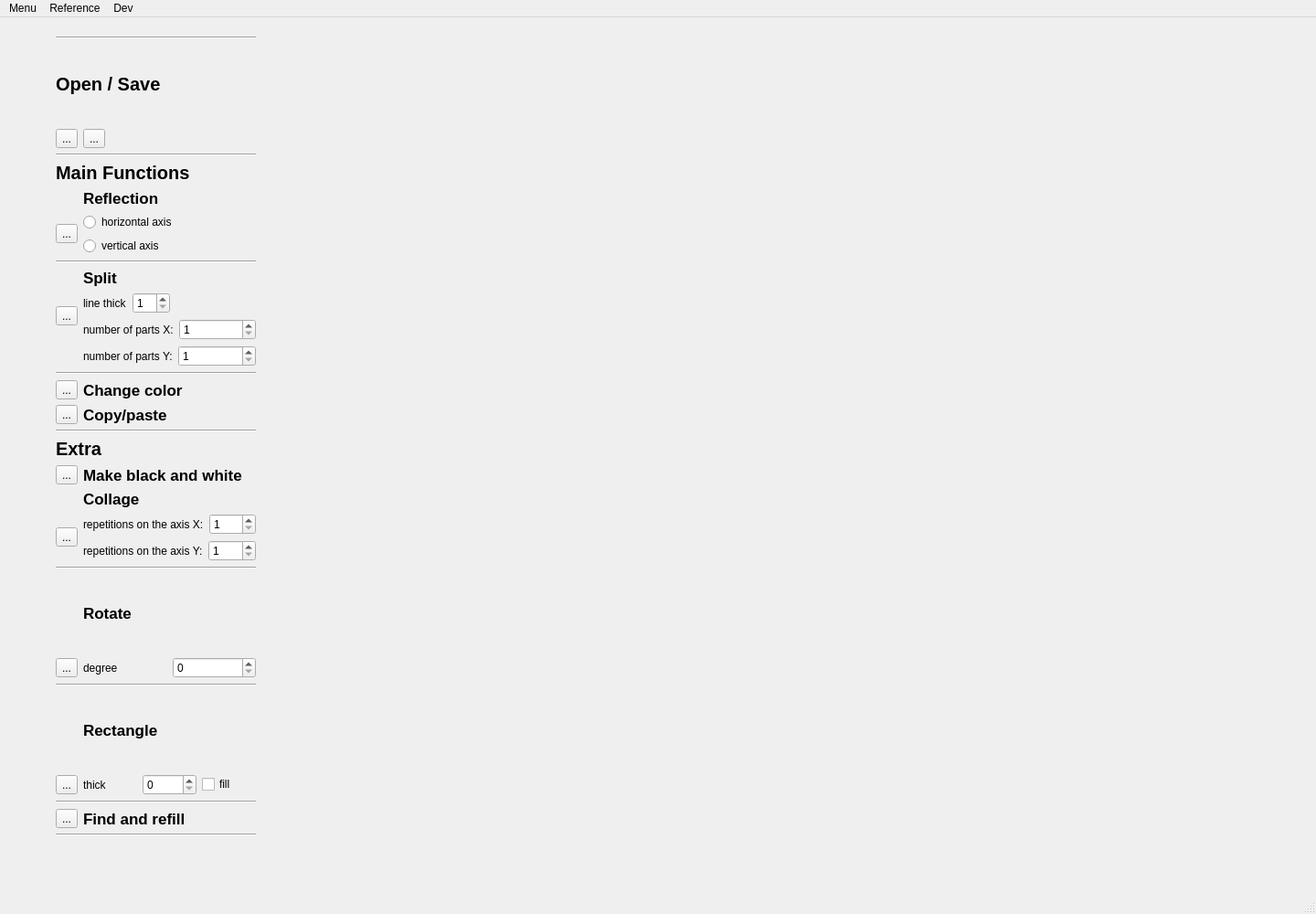
<?xml version="1.0" encoding="UTF-8"?>
<ui version="4.0">
 <class>MainWindow</class>
 <widget class="QMainWindow" name="MainWindow">
  <property name="geometry">
   <rect>
    <x>0</x>
    <y>0</y>
    <width>1440</width>
    <height>1000</height>
   </rect>
  </property>
  <property name="minimumSize">
   <size>
    <width>1440</width>
    <height>1000</height>
   </size>
  </property>
  <property name="maximumSize">
   <size>
    <width>1440</width>
    <height>1000</height>
   </size>
  </property>
  <property name="windowTitle">
   <string>MainWindow</string>
  </property>
  <property name="autoFillBackground">
   <bool>false</bool>
  </property>
  <widget class="QWidget" name="CustomGraphicsItemVew">
   <widget class="QWidget" name="gridLayoutWidget">
    <property name="geometry">
     <rect>
      <x>340</x>
      <y>10</y>
      <width>1091</width>
      <height>821</height>
     </rect>
    </property>
    <layout class="QGridLayout" name="gridLayout"/>
   </widget>
   <widget class="QWidget" name="layoutWidget">
    <property name="geometry">
     <rect>
      <x>50</x>
      <y>10</y>
      <width>241</width>
      <height>897</height>
     </rect>
    </property>
    <layout class="QVBoxLayout" name="verticalLayout">
     <item>
      <widget class="Line" name="line_5">
       <property name="orientation">
        <enum>Qt::Horizontal</enum>
       </property>
      </widget>
     </item>
     <item>
      <layout class="QGridLayout" name="OpenSave">
       <item row="3" column="1">
        <widget class="QToolButton" name="butSave">
         <property name="cursor">
          <cursorShape>PointingHandCursor</cursorShape>
         </property>
         <property name="text">
          <string>...</string>
         </property>
         <property name="icon">
          <iconset resource="icons.qrc">
           <normaloff>:/img/icons/save.png</normaloff>:/img/icons/save.png</iconset>
         </property>
         <property name="iconSize">
          <size>
           <width>35</width>
           <height>35</height>
          </size>
         </property>
        </widget>
       </item>
       <item row="1" column="0" colspan="3">
        <widget class="QLabel" name="OpenAndSave">
         <property name="font">
          <font>
           <pointsize>15</pointsize>
           <weight>75</weight>
           <bold>true</bold>
          </font>
         </property>
         <property name="text">
          <string>Open / Save</string>
         </property>
        </widget>
       </item>
       <item row="3" column="0">
        <widget class="QToolButton" name="butOpen">
         <property name="cursor">
          <cursorShape>PointingHandCursor</cursorShape>
         </property>
         <property name="styleSheet">
          <string notr="true"/>
         </property>
         <property name="text">
          <string>...</string>
         </property>
         <property name="icon">
          <iconset resource="icons.qrc">
           <normaloff>:/img/icons/open_folder.png</normaloff>:/img/icons/open_folder.png</iconset>
         </property>
         <property name="iconSize">
          <size>
           <width>35</width>
           <height>35</height>
          </size>
         </property>
        </widget>
       </item>
      </layout>
     </item>
     <item>
      <widget class="Line" name="line">
       <property name="orientation">
        <enum>Qt::Horizontal</enum>
       </property>
      </widget>
     </item>
     <item>
      <layout class="QGridLayout" name="MainFunctions">
       <item row="0" column="0">
        <widget class="QLabel" name="MainLabel">
         <property name="font">
          <font>
           <pointsize>15</pointsize>
           <weight>75</weight>
           <bold>true</bold>
          </font>
         </property>
         <property name="layoutDirection">
          <enum>Qt::LeftToRight</enum>
         </property>
         <property name="autoFillBackground">
          <bool>true</bool>
         </property>
         <property name="text">
          <string>Main Functions</string>
         </property>
        </widget>
       </item>
       <item row="4" column="0">
        <widget class="Line" name="line_7">
         <property name="orientation">
          <enum>Qt::Horizontal</enum>
         </property>
        </widget>
       </item>
       <item row="3" column="0">
        <layout class="QGridLayout" name="SplitLayout">
         <item row="3" column="1" colspan="2">
          <layout class="QHBoxLayout" name="YPartsLayout">
           <item>
            <widget class="QLabel" name="numPartY">
             <property name="text">
              <string>number of parts Y:</string>
             </property>
            </widget>
           </item>
           <item>
            <widget class="QSpinBox" name="numPartYCount">
             <property name="minimum">
              <number>1</number>
             </property>
             <property name="maximum">
              <number>8</number>
             </property>
            </widget>
           </item>
          </layout>
         </item>
         <item row="1" column="0" rowspan="2">
          <widget class="QToolButton" name="butSplit">
           <property name="cursor">
            <cursorShape>PointingHandCursor</cursorShape>
           </property>
           <property name="text">
            <string>...</string>
           </property>
           <property name="icon">
            <iconset resource="icons.qrc">
             <normaloff>:/img/icons/split.png</normaloff>:/img/icons/split.png</iconset>
           </property>
           <property name="iconSize">
            <size>
             <width>35</width>
             <height>35</height>
            </size>
           </property>
          </widget>
         </item>
         <item row="1" column="1">
          <layout class="QHBoxLayout" name="lineThickhgroup">
           <item>
            <widget class="QLabel" name="lineThick">
             <property name="text">
              <string>line thick</string>
             </property>
            </widget>
           </item>
           <item>
            <widget class="QSpinBox" name="lineThickCount">
             <property name="minimum">
              <number>1</number>
             </property>
             <property name="maximum">
              <number>10</number>
             </property>
            </widget>
           </item>
          </layout>
         </item>
         <item row="0" column="1">
          <widget class="QLabel" name="splitLabel">
           <property name="font">
            <font>
             <pointsize>13</pointsize>
             <weight>75</weight>
             <bold>true</bold>
            </font>
           </property>
           <property name="text">
            <string>Split</string>
           </property>
          </widget>
         </item>
         <item row="2" column="1" colspan="2">
          <layout class="QHBoxLayout" name="XPartsLayout">
           <item>
            <widget class="QLabel" name="numPartX">
             <property name="text">
              <string>number of parts X:</string>
             </property>
            </widget>
           </item>
           <item>
            <widget class="QSpinBox" name="numPartXCount">
             <property name="minimum">
              <number>1</number>
             </property>
             <property name="maximum">
              <number>8</number>
             </property>
            </widget>
           </item>
          </layout>
         </item>
        </layout>
       </item>
       <item row="5" column="0">
        <layout class="QGridLayout" name="changeColorLayout">
         <item row="0" column="0">
          <widget class="QToolButton" name="butChange">
           <property name="cursor">
            <cursorShape>PointingHandCursor</cursorShape>
           </property>
           <property name="text">
            <string>...</string>
           </property>
           <property name="icon">
            <iconset resource="icons.qrc">
             <normaloff>:/img/icons/change.png</normaloff>:/img/icons/change.png</iconset>
           </property>
           <property name="iconSize">
            <size>
             <width>35</width>
             <height>35</height>
            </size>
           </property>
          </widget>
         </item>
         <item row="0" column="1">
          <widget class="QLabel" name="colorChange">
           <property name="font">
            <font>
             <pointsize>13</pointsize>
             <weight>75</weight>
             <bold>true</bold>
            </font>
           </property>
           <property name="styleSheet">
            <string notr="true"/>
           </property>
           <property name="text">
            <string>Change color</string>
           </property>
          </widget>
         </item>
        </layout>
       </item>
       <item row="2" column="0">
        <widget class="Line" name="line_2">
         <property name="orientation">
          <enum>Qt::Horizontal</enum>
         </property>
        </widget>
       </item>
       <item row="6" column="0">
        <layout class="QGridLayout" name="copyPasteLayout">
         <item row="0" column="0">
          <widget class="QToolButton" name="butCopy">
           <property name="cursor">
            <cursorShape>PointingHandCursor</cursorShape>
           </property>
           <property name="text">
            <string>...</string>
           </property>
           <property name="icon">
            <iconset resource="icons.qrc">
             <normaloff>:/img/icons/copy.png</normaloff>:/img/icons/copy.png</iconset>
           </property>
           <property name="iconSize">
            <size>
             <width>35</width>
             <height>35</height>
            </size>
           </property>
          </widget>
         </item>
         <item row="0" column="1">
          <widget class="QLabel" name="label">
           <property name="font">
            <font>
             <pointsize>13</pointsize>
             <weight>75</weight>
             <bold>true</bold>
            </font>
           </property>
           <property name="text">
            <string>Copy/paste</string>
           </property>
          </widget>
         </item>
        </layout>
       </item>
       <item row="1" column="0">
        <layout class="QGridLayout" name="reflectionLayout">
         <item row="2" column="1">
          <widget class="QRadioButton" name="verAx">
           <property name="text">
            <string>vertical axis</string>
           </property>
          </widget>
         </item>
         <item row="0" column="1">
          <widget class="QLabel" name="Refl">
           <property name="font">
            <font>
             <pointsize>13</pointsize>
             <weight>75</weight>
             <bold>true</bold>
            </font>
           </property>
           <property name="text">
            <string>Reflection</string>
           </property>
          </widget>
         </item>
         <item row="1" column="0" rowspan="2">
          <widget class="QToolButton" name="butRefl">
           <property name="cursor">
            <cursorShape>PointingHandCursor</cursorShape>
           </property>
           <property name="text">
            <string>...</string>
           </property>
           <property name="icon">
            <iconset resource="icons.qrc">
             <normaloff>:/img/icons/reflection.png</normaloff>:/img/icons/reflection.png</iconset>
           </property>
           <property name="iconSize">
            <size>
             <width>35</width>
             <height>35</height>
            </size>
           </property>
          </widget>
         </item>
         <item row="1" column="1">
          <widget class="QRadioButton" name="horAx">
           <property name="text">
            <string>horizontal axis</string>
           </property>
          </widget>
         </item>
        </layout>
       </item>
      </layout>
     </item>
     <item>
      <widget class="Line" name="line_3">
       <property name="orientation">
        <enum>Qt::Horizontal</enum>
       </property>
      </widget>
     </item>
     <item>
      <layout class="QGridLayout" name="ExtraFunc">
       <item row="1" column="0">
        <layout class="QHBoxLayout" name="makeBlackAndWhiteGroup">
         <item>
          <widget class="QToolButton" name="butBlackAndWhite">
           <property name="cursor">
            <cursorShape>PointingHandCursor</cursorShape>
           </property>
           <property name="text">
            <string>...</string>
           </property>
           <property name="icon">
            <iconset resource="icons.qrc">
             <normaloff>:/img/icons/black_and_white.png</normaloff>:/img/icons/black_and_white.png</iconset>
           </property>
           <property name="iconSize">
            <size>
             <width>35</width>
             <height>35</height>
            </size>
           </property>
          </widget>
         </item>
         <item>
          <widget class="QLabel" name="blackAndWhite">
           <property name="font">
            <font>
             <pointsize>13</pointsize>
             <weight>75</weight>
             <bold>true</bold>
            </font>
           </property>
           <property name="text">
            <string>Make black and white</string>
           </property>
          </widget>
         </item>
        </layout>
       </item>
       <item row="0" column="0">
        <widget class="QLabel" name="Extra">
         <property name="font">
          <font>
           <pointsize>15</pointsize>
           <weight>75</weight>
           <bold>true</bold>
          </font>
         </property>
         <property name="text">
          <string>Extra</string>
         </property>
        </widget>
       </item>
       <item row="2" column="0">
        <layout class="QGridLayout" name="collageLayout">
         <item row="0" column="1">
          <widget class="QLabel" name="Collage">
           <property name="font">
            <font>
             <pointsize>13</pointsize>
             <weight>75</weight>
             <bold>true</bold>
            </font>
           </property>
           <property name="text">
            <string>Collage</string>
           </property>
          </widget>
         </item>
         <item row="1" column="0" rowspan="2">
          <widget class="QToolButton" name="butCollage">
           <property name="cursor">
            <cursorShape>PointingHandCursor</cursorShape>
           </property>
           <property name="text">
            <string>...</string>
           </property>
           <property name="icon">
            <iconset resource="icons.qrc">
             <normaloff>:/img/icons/collage.png</normaloff>:/img/icons/collage.png</iconset>
           </property>
           <property name="iconSize">
            <size>
             <width>35</width>
             <height>35</height>
            </size>
           </property>
          </widget>
         </item>
         <item row="1" column="1">
          <layout class="QHBoxLayout" name="repXLayout">
           <item>
            <widget class="QLabel" name="repX">
             <property name="text">
              <string>repetitions on the axis X:</string>
             </property>
            </widget>
           </item>
           <item>
            <widget class="QSpinBox" name="repXcount">
             <property name="minimum">
              <number>1</number>
             </property>
             <property name="maximum">
              <number>4</number>
             </property>
            </widget>
           </item>
          </layout>
         </item>
         <item row="2" column="1">
          <layout class="QHBoxLayout" name="repYlayout">
           <item>
            <widget class="QLabel" name="repY">
             <property name="text">
              <string>repetitions on the axis Y:</string>
             </property>
            </widget>
           </item>
           <item>
            <widget class="QSpinBox" name="repYcount">
             <property name="minimum">
              <number>1</number>
             </property>
             <property name="maximum">
              <number>4</number>
             </property>
             <property name="singleStep">
              <number>1</number>
             </property>
            </widget>
           </item>
          </layout>
         </item>
        </layout>
       </item>
      </layout>
     </item>
     <item>
      <widget class="Line" name="line_6">
       <property name="orientation">
        <enum>Qt::Horizontal</enum>
       </property>
      </widget>
     </item>
     <item>
      <layout class="QGridLayout" name="gridLayout_2">
       <item row="1" column="0">
        <widget class="QToolButton" name="butRotate">
         <property name="cursor">
          <cursorShape>PointingHandCursor</cursorShape>
         </property>
         <property name="text">
          <string>...</string>
         </property>
         <property name="icon">
          <iconset resource="icons.qrc">
           <normaloff>:/img/icons/rotate.png</normaloff>:/img/icons/rotate.png</iconset>
         </property>
         <property name="iconSize">
          <size>
           <width>35</width>
           <height>35</height>
          </size>
         </property>
        </widget>
       </item>
       <item row="1" column="1">
        <widget class="QLabel" name="labelRotDegr">
         <property name="text">
          <string>degree</string>
         </property>
        </widget>
       </item>
       <item row="1" column="2">
        <widget class="QSpinBox" name="degreeCount">
         <property name="maximum">
          <number>360</number>
         </property>
        </widget>
       </item>
       <item row="0" column="1">
        <widget class="QLabel" name="labelRotate">
         <property name="font">
          <font>
           <pointsize>13</pointsize>
           <weight>75</weight>
           <bold>true</bold>
          </font>
         </property>
         <property name="text">
          <string>Rotate</string>
         </property>
        </widget>
       </item>
      </layout>
     </item>
     <item>
      <widget class="Line" name="line_9">
       <property name="orientation">
        <enum>Qt::Horizontal</enum>
       </property>
      </widget>
     </item>
     <item>
      <layout class="QGridLayout" name="gridLayout_3">
       <item row="1" column="0">
        <widget class="QToolButton" name="butRect">
         <property name="cursor">
          <cursorShape>PointingHandCursor</cursorShape>
         </property>
         <property name="text">
          <string>...</string>
         </property>
         <property name="icon">
          <iconset resource="icons.qrc">
           <normaloff>:/img/icons/rectangle.png</normaloff>:/img/icons/rectangle.png</iconset>
         </property>
         <property name="iconSize">
          <size>
           <width>35</width>
           <height>35</height>
          </size>
         </property>
        </widget>
       </item>
       <item row="1" column="3">
        <widget class="QCheckBox" name="checkRectFill">
         <property name="text">
          <string>fill</string>
         </property>
        </widget>
       </item>
       <item row="1" column="1">
        <widget class="QLabel" name="lableRectThick">
         <property name="text">
          <string>thick</string>
         </property>
        </widget>
       </item>
       <item row="1" column="2">
        <widget class="QSpinBox" name="rectLineThick">
         <property name="maximum">
          <number>360</number>
         </property>
        </widget>
       </item>
       <item row="0" column="1" colspan="2">
        <widget class="QLabel" name="labelRect">
         <property name="font">
          <font>
           <pointsize>13</pointsize>
           <weight>75</weight>
           <bold>true</bold>
          </font>
         </property>
         <property name="text">
          <string>Rectangle</string>
         </property>
        </widget>
       </item>
      </layout>
     </item>
     <item>
      <widget class="Line" name="line_8">
       <property name="orientation">
        <enum>Qt::Horizontal</enum>
       </property>
      </widget>
     </item>
     <item>
      <layout class="QGridLayout" name="gridLayout_4">
       <item row="0" column="0">
        <widget class="QToolButton" name="butFill">
         <property name="cursor">
          <cursorShape>PointingHandCursor</cursorShape>
         </property>
         <property name="text">
          <string>...</string>
         </property>
         <property name="icon">
          <iconset resource="icons.qrc">
           <normaloff>:/img/icons/fill.png</normaloff>:/img/icons/fill.png</iconset>
         </property>
         <property name="iconSize">
          <size>
           <width>35</width>
           <height>35</height>
          </size>
         </property>
        </widget>
       </item>
       <item row="0" column="1">
        <widget class="QLabel" name="labelFill">
         <property name="font">
          <font>
           <pointsize>13</pointsize>
           <weight>75</weight>
           <bold>true</bold>
          </font>
         </property>
         <property name="text">
          <string>Find and refill</string>
         </property>
        </widget>
       </item>
       <item row="1" column="0" colspan="2">
        <widget class="Line" name="line_4">
         <property name="orientation">
          <enum>Qt::Horizontal</enum>
         </property>
        </widget>
       </item>
      </layout>
     </item>
    </layout>
   </widget>
  </widget>
  <widget class="QStatusBar" name="statusBar"/>
  <widget class="QMenuBar" name="menuBar">
   <property name="geometry">
    <rect>
     <x>0</x>
     <y>0</y>
     <width>1440</width>
     <height>22</height>
    </rect>
   </property>
   <widget class="QMenu" name="Menu">
    <property name="title">
     <string>Menu</string>
    </property>
    <addaction name="separator"/>
    <addaction name="actionExit"/>
   </widget>
   <widget class="QMenu" name="Reference">
    <property name="title">
     <string>Reference</string>
    </property>
    <addaction name="actionFileInf"/>
    <addaction name="actionQt"/>
    <addaction name="actionAuthor"/>
   </widget>
   <widget class="QMenu" name="menuDev">
    <property name="title">
     <string>Dev</string>
    </property>
    <addaction name="actionBinCopy"/>
   </widget>
   <addaction name="Menu"/>
   <addaction name="Reference"/>
   <addaction name="menuDev"/>
  </widget>
  <action name="actionFileInf">
   <property name="icon">
    <iconset resource="icons.qrc">
     <normaloff>:/img/icons/inf.png</normaloff>:/img/icons/inf.png</iconset>
   </property>
   <property name="text">
    <string>About file</string>
   </property>
  </action>
  <action name="actionExit">
   <property name="icon">
    <iconset resource="icons.qrc">
     <normaloff>:/img/icons/exit.png</normaloff>:/img/icons/exit.png</iconset>
   </property>
   <property name="text">
    <string>Exit</string>
   </property>
  </action>
  <action name="actionQt">
   <property name="icon">
    <iconset resource="icons.qrc">
     <normaloff>:/img/icons/about_qt.png</normaloff>:/img/icons/about_qt.png</iconset>
   </property>
   <property name="text">
    <string>About Qt</string>
   </property>
  </action>
  <action name="actionCopyImg">
   <property name="text">
    <string>imgCopy</string>
   </property>
  </action>
  <action name="BinCopy">
   <property name="text">
    <string>CopyImg</string>
   </property>
  </action>
  <action name="actionBinCopy">
   <property name="text">
    <string>BinCopy</string>
   </property>
  </action>
  <action name="actionAuthor">
   <property name="icon">
    <iconset resource="icons.qrc">
     <normaloff>:/img/icons/creator.png</normaloff>:/img/icons/creator.png</iconset>
   </property>
   <property name="text">
    <string>Author</string>
   </property>
  </action>
 </widget>
 <layoutdefault spacing="6" margin="11"/>
 <resources>
  <include location="icons.qrc"/>
 </resources>
 <connections/>
</ui>
